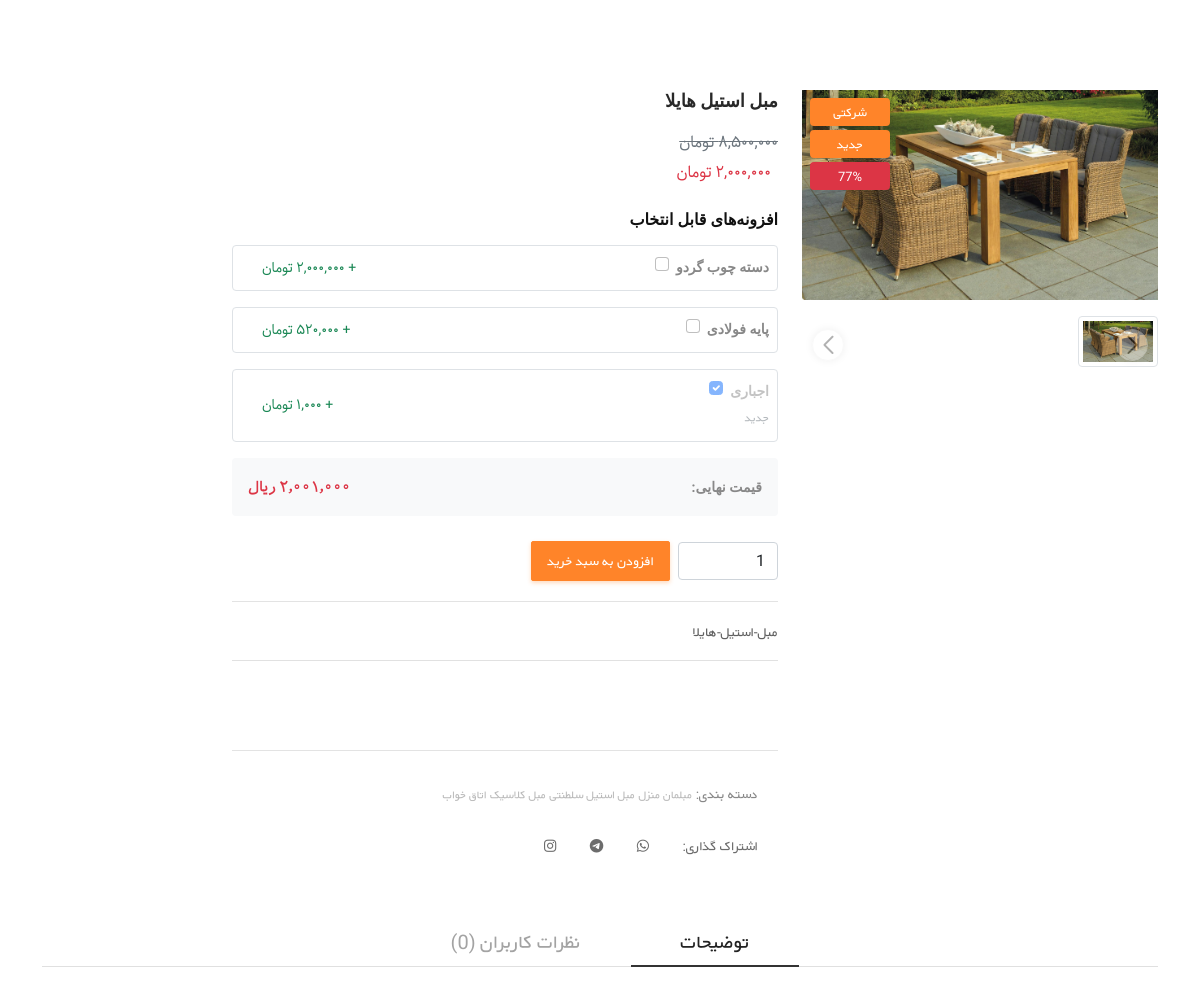
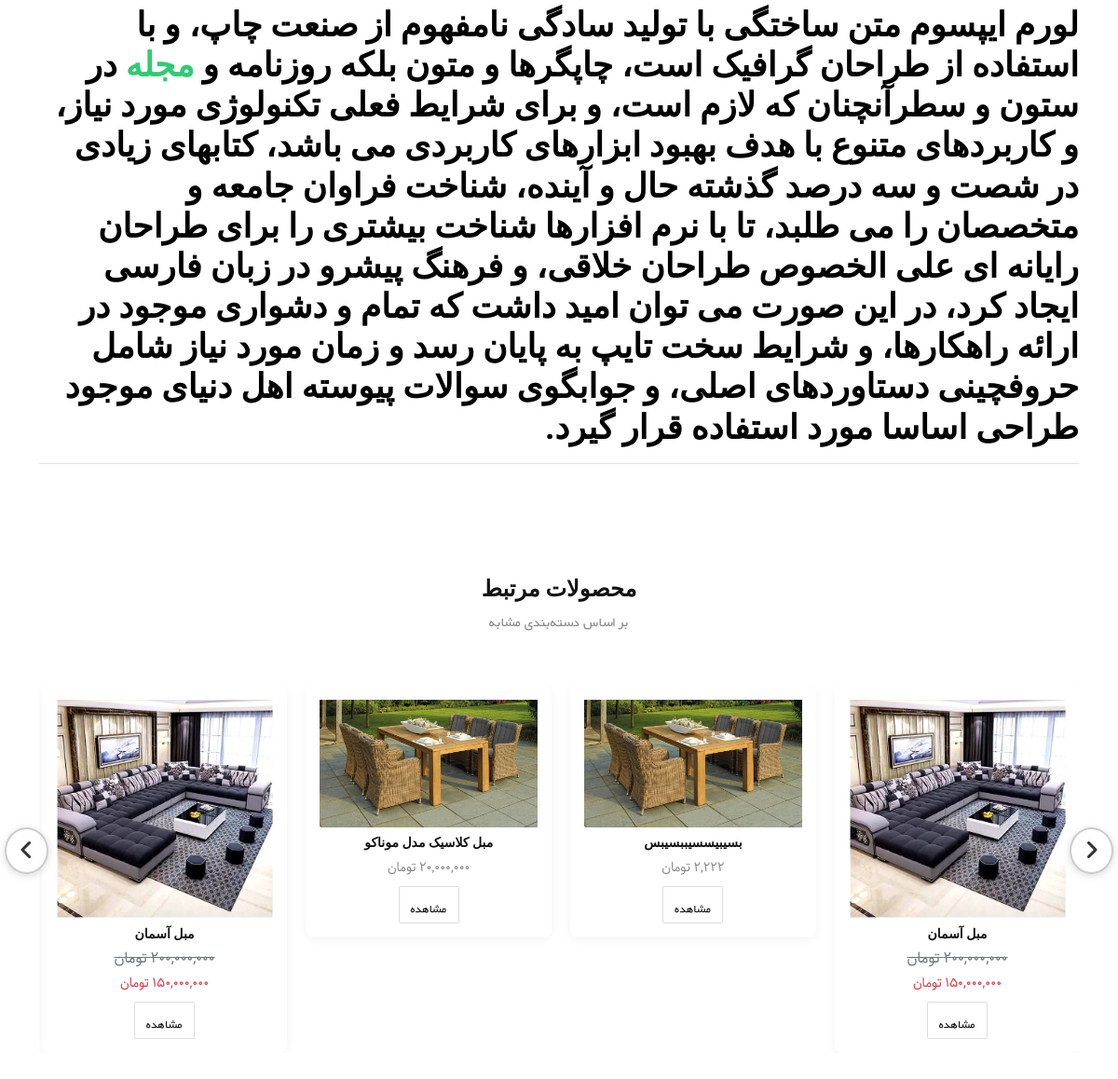
The app's page /products/مبل-استیل-هایلا/ with its own data (2 pictures, top to bottom).
### product_module/models.py (models this page shows, shortened)
class Product(models.Model):
    title = models.CharField(max_length=300, verbose_name='نام محصول')
    product_quantity = models.BooleanField(verbose_name='موجودی محصول', default=True, null=True)
    image = models.ImageField(upload_to='images/products', null=True, blank=True, verbose_name='تصویر محصول')
    category = models.ManyToManyField(ProductCategory, related_name='product_categories', verbose_name='دسته بندی ها')
    discount_price = models.IntegerField(verbose_name='قیمت تخفیف', null=True)
    price = models.IntegerField(verbose_name='قیمت اصلی')
    cheque_price = models.IntegerField(null=True, blank=True, verbose_name='قیمت چکی')
    slug = models.SlugField(default="", null=False, db_index=True, blank=True, max_length=200, unique=True, verbose_name='عنوان در url', allow_unicode=True)
    short_description = RichTextField(null=True, blank=True, verbose_name='توضیح کوتاه')
    description = RichTextField(null=True, blank=True, verbose_name='توضیح کامل')
    badge_text = models.CharField(max_length=50, null=True, blank=True, verbose_name='متن بج (نشان)')
    is_new = models.BooleanField(
        default=False,
        verbose_name='محصول جدید؟',
        help_text='اگر این تیک فعال باشد، بج "جدید" زیر بج اصلی نمایش داده می‌شود.'
    )
    is_discount_active = models.BooleanField(verbose_name='تخفیف فعال است؟', default=False, help_text='اگر مایل به نمایش این تخفیف در سایت هستید این تیک را بزنید.')
    is_active = models.BooleanField(default=False, verbose_name='فعال / غیرفعال')
    is_delete = models.BooleanField(verbose_name='حذف شده / نشده')
    has_custom_options = models.BooleanField(
        default=False,
        verbose_name='آیا این محصول نیاز به مشخصات انتخابی دارد؟'
    )
    def get_absolute_url(self):
        return reverse('product_detail', args=[self.slug])
    def discount_percent(self):
        if self.is_discount_active and self.price and self.discount_price:
            try:
                discount = 100 - int((self.discount_price / self.price) * 100)
                return discount
            except ZeroDivisionError:
                return 0
        return None
    class Meta:
        verbose_name = 'محصول'
        verbose_name_plural = 'محصولات'

class ProductAddon(models.Model):
    product = models.ForeignKey(Product, on_delete=models.CASCADE, related_name='addons', verbose_name='محصول')
    name = models.CharField(max_length=200, verbose_name='نام افزونه')
    description = models.TextField(blank=True, null=True, verbose_name='توضیحات')
    additional_cost = models.PositiveIntegerField(verbose_name='هزینه اضافی')
    is_required = models.BooleanField(default=False, verbose_name='اجباری است؟')
    is_active = models.BooleanField(default=True, verbose_name='فعال')
    sort_order = models.PositiveIntegerField(default=0, verbose_name='ترتیب نمایش')
    class Meta:
        verbose_name = 'افزونه محصول'
        verbose_name_plural = 'افزونه‌های محصولات'
        ordering = ['sort_order', 'name']

class ProductCategory(models.Model):
    title = models.CharField(max_length=300, db_index=True, verbose_name='عنوان')
    url_title = models.CharField(max_length=300, db_index=True, verbose_name='عنوان در url', blank=True, editable=False)
    image = models.ImageField(upload_to='category_images/', null=True, blank=True, verbose_name='تصویر دسته‌بندی')
    is_active = models.BooleanField(verbose_name='فعال / غیرفعال')
    is_delete = models.BooleanField(verbose_name='حذف شده / نشده')
    class Meta:
        verbose_name = 'دسته بندی'
        verbose_name_plural = 'دسته بندی ها'

### product_module/forms.py
class ProductCommentForm(forms.ModelForm):
    class Meta:
        model = ProductComment
        fields = ['text']
        widgets = {
            'text': forms.Textarea(attrs={
                'placeholder': 'نظر خود را بنویسید...',
                'rows': 4,
                'class': 'form-control'
            })
        }
        labels = {
            'text': ''
        }

### polls/templatetags/poll_extras.py (called while the page is built)
def to_persian_numbers(text):
    persian_digits = '۰۱۲۳۴۵۶۷۸۹'
    english_digits = '0123456789'
    translation_table = str.maketrans(english_digits, persian_digits)
    return str(text).translate(translation_table)

@register.filter(name='three_digits_currency')
def three_digits_currency(value: int):
    formatted_value = '{:,}'.format(value) + ' تومان'
    return to_persian_numbers(formatted_value)

### product_module/views.py (called while the page is built)
    def get_context_data(self, **kwargs):
        context = super().get_context_data(**kwargs)
        product = self.get_object()
        context['comments'] = product.comments.all().order_by('-created_at')
        context['form'] = ProductCommentForm()
        context['trending_products'] = (
            Product.objects
            .filter(category__in=product.category.all(), is_active=True, is_delete=False)
            .exclude(id=product.id)
            .distinct()
            .order_by('-id')[:5]
        )
        return context

### product_module/templates/product_module/product_detail.html (shortened to what this page needs)
{% extends 'shared/_layout.html' %}
{% load poll_extras %}
{% load render_partial %}
{% load humanize %}
{% block content %}
<section class="product-details pt-90 pb-50" dir="rtl">
  <div class="container">
    <div class="row">
      <div class="product-album mb-4 col-xl-4 col-lg-4">
       <div class="position-relative" style="display: inline-block;">
        {% if product.images.all %}
            {% with main_image=product.images.first %}
             {% if main_image.alt_text %}
              <img id="main-product-image" src="{{ main_image.image.url }}" alt="{{ main_image.alt_text }}" class="img-fluid mb-3" style="max-width: 100%; cursor: pointer;" onclick="openLightbox(this.src)">
             {% else %}
              <img id="main-product-image" src="{{ main_image.image.url }}" alt="{{ product.title }}" class="img-fluid mb-3" style="max-width: 100%; cursor: pointer;" onclick="openLightbox(this.src)">
             {% endif %}
            {% endwith %}
        {% elif product.image %}
            <img id="main-product-image" src="{{ product.image.url }}" alt="{{ product.title }}" class="img-fluid mb-3" style="max-width: 100%; cursor: pointer;" onclick="openLightbox(this.src)">
        {% endif %}
        {% if product.badge_text or product.is_new or product.discount_percent %}
        <div class="product__flash-4 position-absolute top-0 start-0 d-flex flex-column align-items-start gap-1 p-2" style="z-index: 2;">
          {% if product.badge_text %}
              <span class="badge badge-neutral rect-badge">{{ product.badge_text }}</span>
          {% endif %}
          {% if product.is_new %}
              <span class="badge badge-neutral rect-badge">جدید</span>
          {% endif %}
          {% if product.discount_percent %}
              <span class="badge badge-danger rect-badge titr-font">{{ product.discount_percent }}%</span>
          {% endif %}
        </div>
        {% endif %}
       </div>
        <div class="swiper-container product-thumbnails-slider" id="product-thumbnails-swiper" style="max-width: 450px;">
          <div class="swiper-wrapper">
            {% if not product.images.all and product.image %}
              <div class="swiper-slide">
                <img src="{{ product.image.url }}" alt="{{ product.title }}" class="img-thumbnail"
                     style="width: 80px; cursor:pointer;"
                     onclick="document.getElementById('main-product-image').src=this.src;">
              </div>
            {% endif %}
          </div>
           <div class="swiper-button-next custom-swiper-arrow"></div>
        </div>
    </div>
<div class="col-xl-6 col-lg-6">
  <div class="product__modal-content-2">
    <h4>{{ product.title }}</h4>
    <div class="product__price mb-25 text-end">
      {% if product.is_discount_active and product.discount_price %}
        <del class="d-block text-muted mb-1 titr-font">{{ product.price|three_digits_currency }}</del>
        <span class="price text-danger d-block titr-font">{{ product.discount_price|three_digits_currency }}</span>
      {% else %}
        <span class="price text-danger d-block titr-font">{{ product.price|three_digits_currency }}</span>
      {% endif %}
    </div>
    {% if product.addons.exists %}
    <div class="product-addons mb-25">
      <h5 class="mb-3">افزونه‌های قابل انتخاب</h5>
      <div class="addons-list">
        {% for addon in product.addons.all %}
          {% if addon.is_active %}
          <div class="addon-item mb-3 p-2 border rounded">
            <div class="form-check d-flex justify-content-between align-items-center">
              <div class="form-check-input-container">
                <input class="form-check-input" type="checkbox"
                       id="addon_{{ addon.id }}"
                       name="addons"
                       value="{{ addon.id }}"
                       {% if addon.is_required %}checked disabled{% endif %}
                       onchange="updateTotalPrice()">
                <label class="form-check-label" for="addon_{{ addon.id }}">
                  <strong>{{ addon.name }}</strong>
                  {% if addon.description %}
                    <br><small class="text-muted">{{ addon.description }}</small>
                  {% endif %}
                </label>
              </div>
              <div class="addon-price">
                <span class="text-success titr-font">+ {{ addon.additional_cost|three_digits_currency }}</span>
              </div>
            </div>
          </div>
          {% endif %}
        {% endfor %}
      </div>
      <div class="total-price-display mt-3 p-3 bg-light rounded">
        <div class="d-flex justify-content-between align-items-center">
          <span class="fw-bold">قیمت نهایی:</span>
          <span id="total-price" class="text-danger titr-font fw-bold">
          </span>
        </div>
      </div>
    </div>
    {% endif %}
    <div class="add-to-cart mt-4 mb-20">
      <div class="d-flex align-items-center gap-2">
        <input type="number" id="product-count" value="1" min="1" class="form-control w-auto" style="max-width: 100px;">
        <button type="button" onclick="addProductToOrderWithAddons({{ product.id }})" class="add-to-cart-btn">افزودن به سبد خرید</button>
      </div>
    </div>
    <div class="product__modal-des mb-30">
      {{ product.short_description|safe }}
    </div>
    <div class="product__tag mb-25">
      <span class="ct mr-20">دسته بندی:</span>
      {% for cat in product.category.all %}
        <span><a href="{% url 'product-categories_list' cat.url_title %}">{{ cat.title }}</a></span>
      {% endfor %}
    </div>
    <div class="product__share mt-4">
      <span>اشتراک گذاری:</span>
      <ul>
        <li><a href="https://wa.me/?text={{ request.build_absolute_uri }}" target="_blank"><i class="fab fa-whatsapp"></i></a></li>
        <li><a href="https://t.me/share/url?url={{ request.build_absolute_uri }}&text={{ product.title }}" target="_blank"><i class="fab fa-telegram"></i></a></li>
        <li><a href="https://www.instagram.com/" target="_blank"><i class="fab fa-instagram"></i></a></li>
      </ul>
    </div>
  </div>
</div>
    </div>
    <div class="row mt-70">
      <div class="col-xl-12">
        <div class="product__details-tab">
          <div class="product__details-tab-nav text-center mb-45">
            <nav>
              <div class="nav nav-tabs justify-content-start justify-content-sm-center" id="pro-details" role="tablist">
                <a class="nav-item nav-link active" id="des-tab" data-bs-toggle="tab" href="#des" role="tab" aria-controls="des" aria-selected="true">توضیحات</a>
                <a class="nav-item nav-link" id="review-tab" data-bs-toggle="tab" href="#review" role="tab" aria-controls="review" aria-selected="false">نظرات کاربران ({{ comments|length }})</a>
              </div>
            </nav>
          </div>
          <div class="tab-content" id="pro-detailsContent">
            <div class="tab-pane fade active show" id="des" role="tabpanel">
              <div class="product__details-des mb-20">
                {{ product.description|safe }}
              </div>
            </div>
          </div>
        </div>
      </div>
    </div>
    {% if trending_products %}
  <div class="row mt-50">
    <div class="col-12">
      <div class="trending__info text-center">
        <h5>محصولات مرتبط</h5>
        <p>بر اساس دسته‌بندی مشابه</p>
      </div>
    </div>
    <div class="col-12 position-relative">
      <div class="trending-slider-nav trending-slider-prev">
        <button class="trending-arrow-btn"><i class="far fa-angle-right"></i></button>
      </div>
      <div class="trending-slider owl-carousel owl-theme mt-40">
        {% for trend in trending_products %}
          <div class="item">
            <div class="trending-card">
              <div class="trending-image">
                <a href="{{ trend.get_absolute_url }}">
                  <img src="{{ trend.image.url }}" alt="{{ trend.title }}" class="img-fluid">
                </a>
              </div>
              <div class="trending-content text-center mt-2">
                <h6 class="mb-1">{{ trend.title }}</h6>
                {% if trend.is_discount_active and trend.discount_price %}
                  <del class="d-block text-muted titr-font">{{ trend.price|three_digits_currency }}</del>
                  <span class="text-danger d-block titr-font">{{ trend.discount_price|three_digits_currency }}</span>
                {% else %}
                  <span class="d-block titr-font">{{ trend.price|three_digits_currency }}</span>
                {% endif %}
                <a href="{{ trend.get_absolute_url }}" class="select-btn btn-sm mt-2">مشاهده</a>
              </div>
            </div>
          </div>
        {% endfor %}
      </div>
      <div class="trending-slider-nav trending-slider-next">
        <button class="trending-arrow-btn"><i class="far fa-angle-left"></i></button>
      </div>
    </div>
  </div>
{% endif %}
  </div>
</section>
{% endblock %}

### templates/shared/_layout.html (shortened to what this page needs)
{% load render_partial %}
{% include 'shared/header_refrences.html' %}
<link rel="stylesheet" href="https://cdn.jsdelivr.net/npm/swiper@11/swiper-bundle.min.css"/>
<body>
{% block content %}{% endblock %}
</body>

### templates/shared/header_refrences.html (shortened to what this page needs)
{% load static %}
<!doctype html>
<html class="no-js" lang="zxx">
   <head>
      <link rel="stylesheet" href="{% static 'css/preloader.css' %}">
      <link rel="stylesheet" href="{% static 'css/bootstrap.css' %}">
      <link rel="stylesheet" href="{% static 'css/meanmenu.css' %}">
      <link rel="stylesheet" href="{% static 'css/animate.css' %}">
      <link rel="stylesheet" href="{% static 'css/owl-carousel.css' %}">
      <link rel="stylesheet" href="{% static 'css/swiper-bundle.css' %}">
      <link rel="stylesheet" href="{% static 'css/backtotop.css' %}">
      <link rel="stylesheet" href="{% static 'css/magnific-popup.css' %}">
      <link rel="stylesheet" href="{% static 'css/nice-select.css' %}">
      <link rel="stylesheet" href="{% static 'css/font-awesome-pro.css' %}">
      <link rel="stylesheet" href="{% static 'flaticon/flaticon.css' %}">
      <link rel="stylesheet" href="{% static 'css/default.css' %}">
      <link rel="stylesheet" href="{% static 'css/style.css' %}?v=2">
       <link href="https://cdn.jsdelivr.net/gh/rastikerdar/vazir-font@v30.1.0/dist/font-face.css" rel="stylesheet">
       <link href="https://cdn.jsdelivr.net/npm/select2@4.1.0-rc.0/dist/css/select2.min.css" rel="stylesheet" />
<link rel="stylesheet" href="https://cdnjs.cloudflare.com/ajax/libs/OwlCarousel2/2.3.4/assets/owl.carousel.min.css" />
<link rel="stylesheet" href="https://cdnjs.cloudflare.com/ajax/libs/OwlCarousel2/2.3.4/assets/owl.theme.default.min.css" />
      <link rel="stylesheet" href="https://cdnjs.cloudflare.com/ajax/libs/font-awesome/6.7.0/css/all.min.css" />
   </head>
</html>

### static/css/default.css (style rules this page uses)
.mt-40 { margin-top:40px }
.mt-50 { margin-top:50px }
.mt-70 { margin-top:70px }
.mb-20 { margin-bottom:20px }
.mb-25 { margin-bottom:25px }
.mb-30 { margin-bottom:30px }
.mb-45 { margin-bottom:45px }
.mr-20 { margin-right:20px }
.pt-90 { padding-top:90px }
.pb-50 { padding-bottom:50px }

### records on screen
Product: image (picture), badge_text "شرکتی", discount_percent "77", title "مبل استیل هایلا", price|three_digits_currency "۸,۵۰۰,۰۰۰ تومان", discount_price|three_digits_currency "۲,۰۰۰,۰۰۰ تومان", short_description "مبل-استیل-هایلا", description "لورم ایپسوم متن ساختگی با تولید سادگی نامفهوم از صنعت چاپ، و با استفاده از طراحان گرافیک است، چاپگرها و متون بلکه روزنامه و مجله در ستون و سطرآنچنان که لازم است، و برای شرایط فعلی تکنولوژی مورد نیاز، و کاربردهای متنوع با هدف بهبود ابزارهای کاربردی می باشد، کتابهای زیادی در شصت و سه درصد گذشته حال و آینده، شناخت فراوان جامعه و متخصصان را می طلبد، تا با نرم افزارها شناخت بیشتری را برای طراحان رایانه ای علی الخصوص طراحان خلاقی، و فرهنگ پیشرو در زبان فارسی ایجاد کرد، در این صورت می توان امید داشت که تمام و دشواری موجود در ارائه راهکارها، و شرایط سخت تایپ به پایان رسد و زمان مورد نیاز شامل حروفچینی دستاوردهای اصلی، و جوابگوی سوالات پیوسته اهل دنیای موجود طراحی اساسا مورد استفاده قرار گیرد."
ProductAddon: name "دسته چوب گردو", additional_cost|three_digits_currency "۲,۰۰۰,۰۰۰ تومان"
ProductAddon: name "پایه فولادی", additional_cost|three_digits_currency "۵۲۰,۰۰۰ تومان"
ProductAddon: is_required "☑", name "اجباری", description "جدید", additional_cost|three_digits_currency "۱,۰۰۰ تومان"
ProductCategory: title "مبلمان منزل"
ProductCategory: title "مبل استیل سلطنتی"
ProductCategory: title "مبل کلاسیک"
ProductCategory: title "اتاق خواب"
Product: image (picture), title "مبل آسمان", price|three_digits_currency "۲۰۰,۰۰۰,۰۰۰ تومان", discount_price|three_digits_currency "۱۵۰,۰۰۰,۰۰۰ تومان"
Product: image (picture), title "بسیبیسسیببسیبس", price|three_digits_currency "۲,۲۲۲ تومان"
Product: image (picture), title "مبل کلاسیک مدل موناکو", price|three_digits_currency "۲۰,۰۰۰,۰۰۰ تومان"

### other values on screen
{{ comments|length }} "0"
